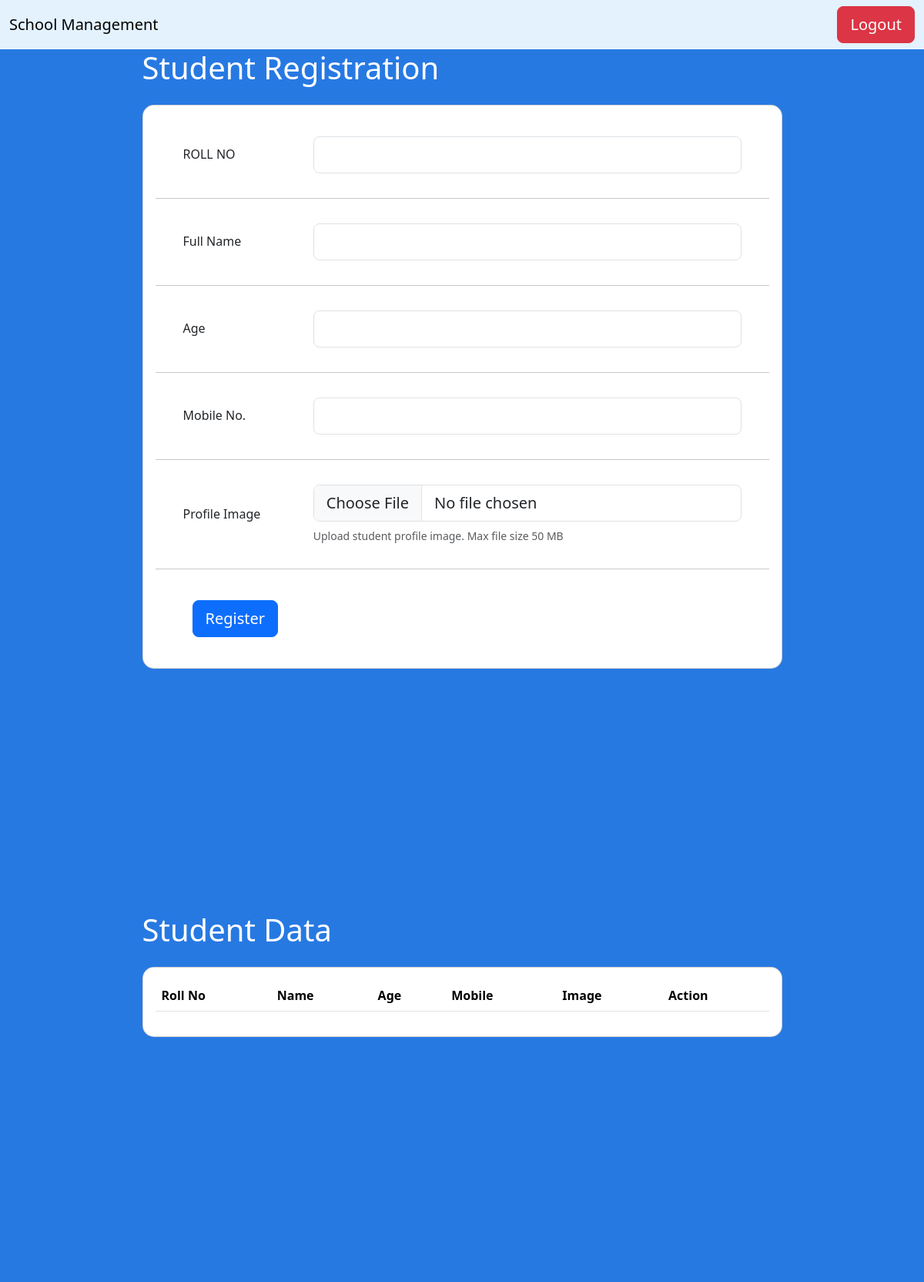
Before: /student/ (signed in) with the older database file.
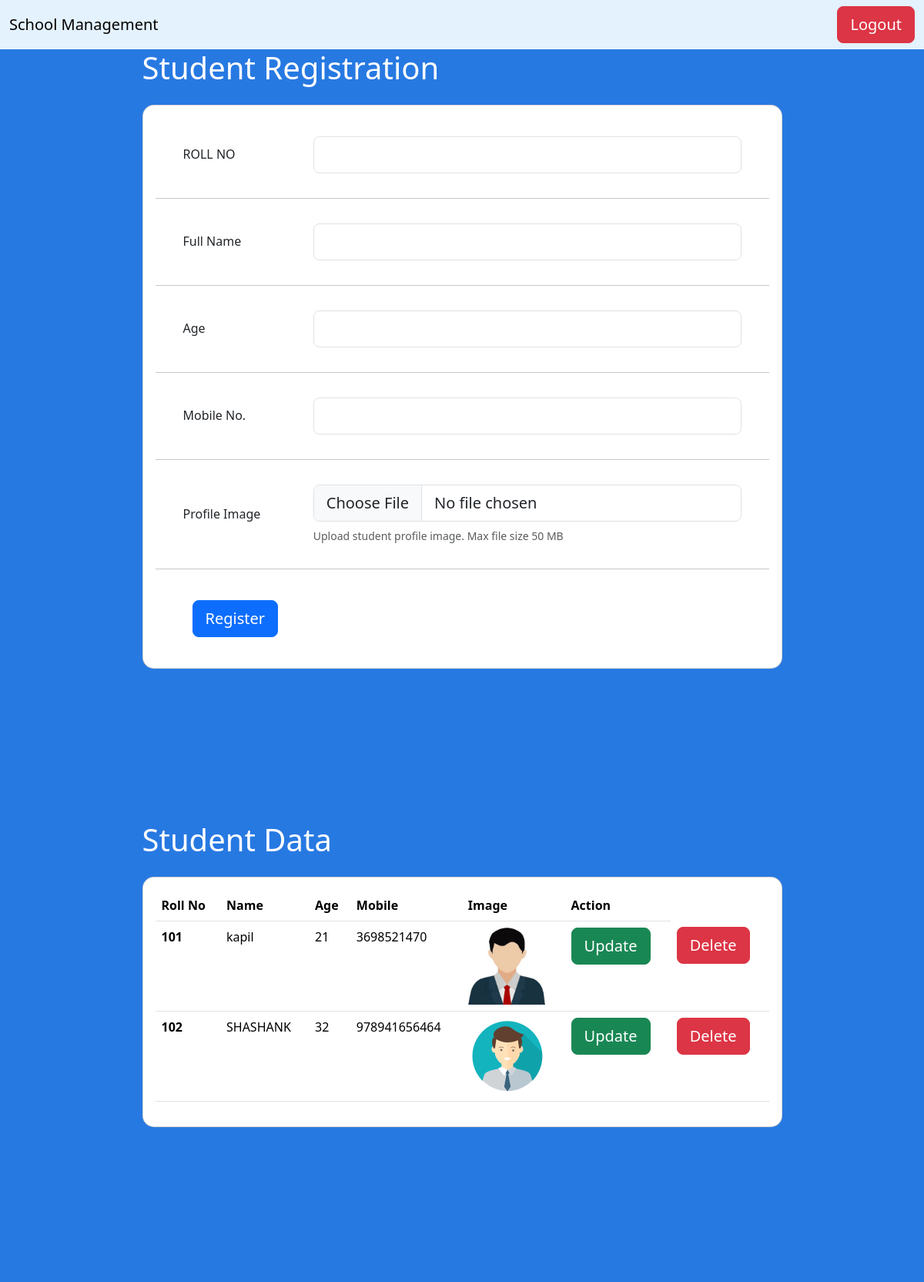
After: the same page with the newer database file.
### student/models.py (models this page shows)
class Student(models.Model):
    faculty = models.ForeignKey(
        Faculty, verbose_name=("Faculty"), on_delete=models.CASCADE
    )
    rollno = models.IntegerField()
    name = models.CharField(max_length=100)
    age = models.IntegerField()
    mobile = models.IntegerField()
    image = models.ImageField(upload_to="profile/")

### student/views.py (the view)
# urls.py: path("", views.index, name="home"),
@login_required(login_url="/faculty/faculty_login/")
def index(request):
    try:
        if request.method == "POST":
            userid = request.user.id
            rollno = request.POST.get("rollno")
            name = request.POST.get("name").upper()
            age = request.POST.get("age")
            mobile = request.POST.get("mobile")
            image = request.FILES.get("image")
            faculty = Faculty.objects.get(faculty=userid)
            student = Student.objects.create(
                faculty=faculty,
                rollno=rollno,
                name=name,
                age=age,
                mobile=mobile,
                image=image,
            )
            student.save()
            messages.success(request, "Student Registration is successfully")
            return redirect("/student/")
        else:
            faculty = Faculty.objects.get(faculty=request.user.id)
            student = Student.objects.filter(faculty=faculty.id)
            return render(request, "index.html", {"student": student})
    except Exception as E:
        return Response(str(E), status=status.HTTP_400_BAD_REQUEST)

### templates/index.html (shortened to what this page needs)
<!DOCTYPE html>
<html>
<head>
    {% load bootstrap5 %}
    {% bootstrap_css %}
    <link rel="stylesheet" href="">
</head>
<body>
    <nav class="navbar navbar-light" style="background-color: #e3f2fd;">
        <div class="container-fluid">
            <a class="navbar-brand">School Management</a>
            <a href="/faculty/faculty_logout/"><button type="submit" class="btn btn-danger btn-lg">Logout</button></a>
        </div>
    </nav>
    <form action="" method="post" enctype="multipart/form-data">
        <section class="vh-100" style="background-color: #2779e2;">
            <div class="container h-100">
                <div class="row d-flex justify-content-center align-items-center h-100">
                    <div class="col-xl-9">
                        <h1 class="text-white mb-4">Student Registration</h1>
                        <div class="card" style="border-radius: 15px;">
                            <div class="card-body">
                                <div class="row align-items-center pt-4 pb-3">
                                    <div class="col-md-3 ps-5">
                                        <h6 class="mb-0">ROLL NO</h6>
                                    </div>
                                    <div class="col-md-9 pe-5">
                                        <input type="number" class="form-control form-control-lg" name="rollno" />
                                    </div>
                                </div>
                                <hr class="mx-n3">
                                <div class="row align-items-center py-3">
                                    <div class="col-md-3 ps-5">
                                        <h6 class="mb-0">Full Name</h6>
                                    </div>
                                    <div class="col-md-9 pe-5">
                                        <input type="text" class="form-control form-control-lg" name="name" />
                                    </div>
                                </div>
                                <hr class="mx-n3">
                                <div class="row align-items-center py-3">
                                    <div class="col-md-3 ps-5">
                                        <h6 class="mb-0">Age</h6>
                                    </div>
                                    <div class="col-md-9 pe-5">
                                        <input type="text" class="form-control form-control-lg" name="age" />
                                    </div>
                                </div>
                                <hr class="mx-n3">
                                <div class="row align-items-center py-3">
                                    <div class="col-md-3 ps-5">
                                        <h6 class="mb-0">Mobile No.</h6>
                                    </div>
                                    <div class="col-md-9 pe-5">
                                        <input type="phone" class="form-control form-control-lg" name="mobile" />
                                    </div>
                                </div>
                                <hr class="mx-n3">
                                <div class="row align-items-center py-3">
                                    <div class="col-md-3 ps-5">
                                        <h6 class="mb-0">Profile Image</h6>
                                    </div>
                                    <div class="col-md-9 pe-5">
                                        <input class="form-control form-control-lg" id="image" type="file"
                                            name="image" />
                                        <div class="small text-muted mt-2">Upload student profile image.
                                            Max
                                            file
                                            size 50 MB</div>
                                    </div>
                                </div>
                                <hr class="mx-n3">
                                <div class="px-5 py-4">
                                    <button type="submit" class="btn btn-primary btn-lg">Register</button>
                                </div>
                            </div>
                        </div>
                    </div>
                </div>
            </div>
        </section>
    </form>
    <section class="vh-100" style="background-color: #2779e2;">
        <div class="container h-100">
            <div class="row d-flex justify-content-center align-items-center h-100">
                <div class="col-xl-9">
                    <h1 class="text-white mb-4">Student Data</h1>
                    <div class="card" style="border-radius: 15px;">
                        <div class="card-body">
                            <table class="table">
                                <thead>
                                    <tr>
                                        <th scope="col">Roll No</th>
                                        <th scope="col">Name</th>
                                        <th scope="col">Age</th>
                                        <th scope="col">Mobile</th>
                                        <th scope="col">Image</th>
                                        <th scope="col">Action</th>
                                    </tr>
                                </thead>
                                {% for s in student %}
                                <tbody>
                                    <tr>
                                        <th scope="row">{{s.rollno}}</th>
                                        <td>{{s.name}}</td>
                                        <td>{{s.age}}</td>
                                        <td>{{s.mobile}}</td>
                                        <td><img src="/static/{{s.image}}" alt="No image found" width="100"
                                                height="100">
                                        </td>
                                        <td><a href="/student/update/{{s.id}}"><button type="submit"
                                                    class="btn btn-success btn-lg">Update</button></a></td>
                                        <td><a href="/student/delete/{{s.id}}"><button type="submit"
                                                    class="btn btn-danger btn-lg">Delete</button></a></td>
                                    </tr>
                                </tbody>
                                {% endfor %}
                            </table>
                        </div>
                    </div>
                </div>
            </div>
        </div>
    </section>
</body>
</html>

Changed rows visible on the page:
added Student: rollno "101", name "kapil", age "21", mobile "3698521470", image (picture)
added Student: rollno "102", name "SHASHANK", age "32", mobile "978941656464", image (picture)
